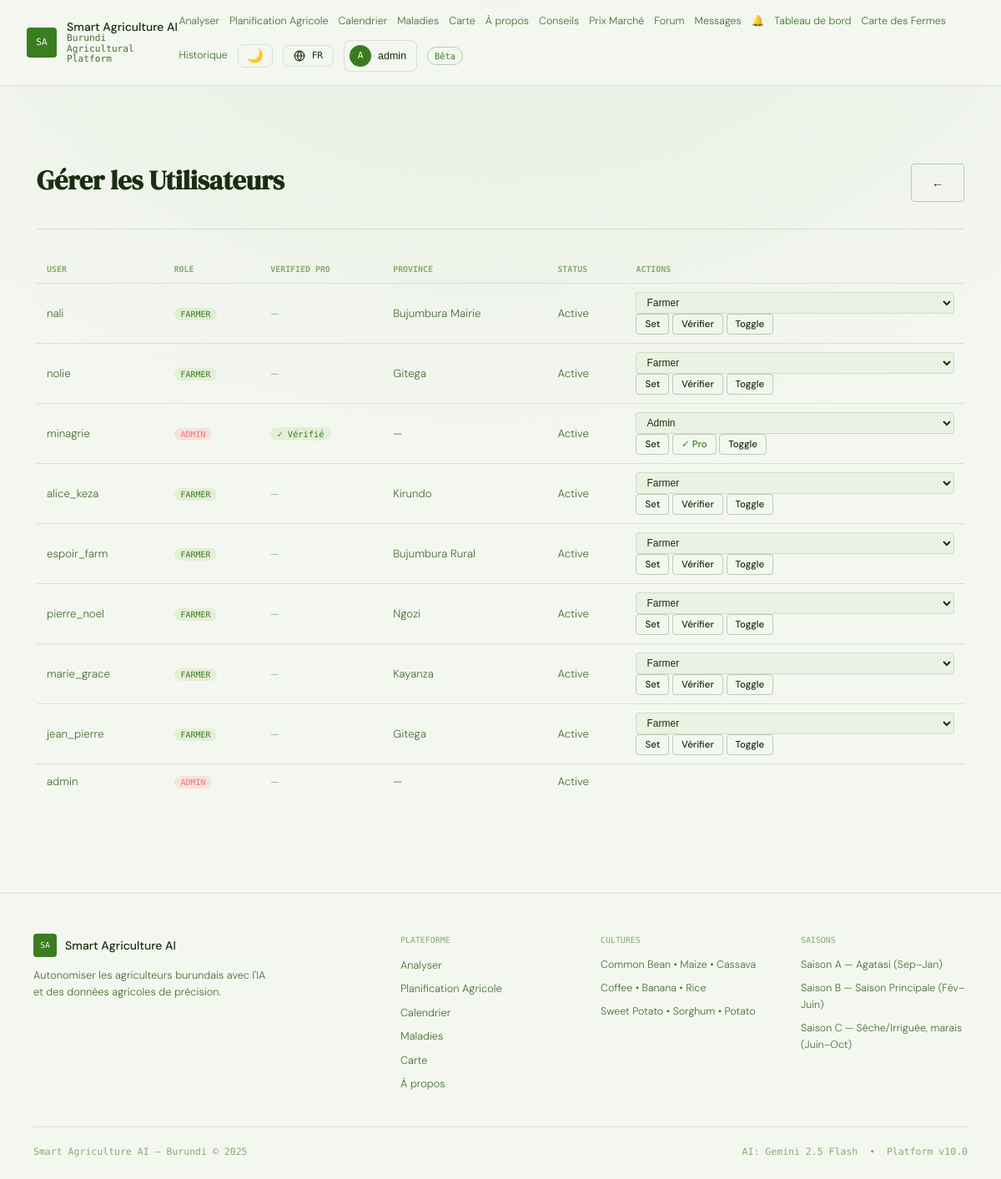
Page /admin/users (signed in) on the committed database.
### models.py (models this page shows, shortened)
class User(UserMixin, db.Model):
    __tablename__ = "users"
    id            = db.Column(db.Integer, primary_key=True)
    username      = db.Column(db.String(64),  unique=True, nullable=False)
    email         = db.Column(db.String(120), unique=True, nullable=False)
    password_hash = db.Column(db.String(256), nullable=False)
    role          = db.Column(db.String(20),  nullable=False, default="farmer")
    language      = db.Column(db.String(5),   nullable=False, default="fr")  # fr | rn | en
    theme         = db.Column(db.String(10),  nullable=False, default="dark") # dark | light
    full_name     = db.Column(db.String(120), nullable=True)
    phone         = db.Column(db.String(30),  nullable=True)
    province      = db.Column(db.String(60),  nullable=True)
    commune       = db.Column(db.String(60),  nullable=True)
    created_at    = db.Column(db.DateTime, default=datetime.utcnow)
    last_login    = db.Column(db.DateTime, nullable=True)
    is_active                = db.Column(db.Boolean, default=True)
    is_verified_professional = db.Column(db.Boolean, default=False)
    analyses      = db.relationship("Analysis", backref="user", lazy=True, cascade="all, delete-orphan")
    farms         = db.relationship("Farm", backref="owner", lazy=True, cascade="all, delete-orphan")
    forum_posts   = db.relationship("ForumPost", backref="author", lazy=True, cascade="all, delete-orphan")
    forum_replies = db.relationship("ForumReply", backref="author", lazy=True, cascade="all, delete-orphan")
    sent_messages = db.relationship("DirectMessage", foreign_keys="DirectMessage.sender_id", backref="sender", lazy=True, cascade="all, delete-orphan")
    recv_messages = db.relationship("DirectMessage", foreign_keys="DirectMessage.receiver_id", backref="receiver", lazy=True)
    @property
    def is_admin(self): return self.role == "admin"

### app.py (the view)
@app.route("/admin/users")
@admin_required
def admin_users():
    return render_template("admin/users.html",users=User.query.order_by(User.created_at.desc()).all())

### app.py (called while the page is built)
@login_manager.user_loader
def load_user(uid): return User.query.get(int(uid))

def get_current_lang():
    if current_user.is_authenticated and current_user.language in SUPPORTED_LANGS:
        return current_user.language
    return session.get("lang", DEFAULT_LANG)

def get_current_theme():
    if current_user.is_authenticated and current_user.theme in ("dark","light"):
        return current_user.theme
    return session.get("theme", "dark")

@app.context_processor
def inject_translation():
    lang  = get_current_lang()
    theme = get_current_theme()
    return {"t": lambda key: t(key, lang), "current_lang": lang,
            "lang_names": LANG_NAMES, "supported_langs": SUPPORTED_LANGS,
            "current_theme": theme}

### auth.py (called while the page is built)
def admin_required(f):
    @wraps(f)
    def decorated(*args, **kwargs):
        if not current_user.is_authenticated or not current_user.is_admin:
            flash("Admin access required.", "error")
            return redirect(url_for("index"))
        return f(*args, **kwargs)
    return decorated

### translations.py (called while the page is built)
def t(key: str, lang: str = DEFAULT_LANG) -> str:
    if lang not in SUPPORTED_LANGS:
        lang = DEFAULT_LANG
    entry = STRINGS.get(key)
    if not entry:
        return key  # untranslated key shown as-is, makes missing strings obvious during dev
    return entry.get(lang) or entry.get(DEFAULT_LANG) or key

### templates/admin/users.html (shortened to what this page needs)
{% extends "base.html" %}
{% block content %}
<section class="admin-hero"><h1 class="cal-title">{{ t('admin.manage_users') }}</h1><a href="{{ url_for('admin_dashboard') }}" class="btn btn--outline">&larr;</a></section>
<table class="admin-table"><thead><tr><th>User</th><th>Role</th><th>Verified Pro</th><th>Province</th><th>Status</th><th>Actions</th></tr></thead>
<tbody>{% for user in users %}<tr>
<td>{{ user.username }}</td><td><span class="role-pill role-pill--{{ user.role }}">{{ user.role }}</span></td>
<td>{% if user.is_verified_professional %}<span class="verified-badge">✓ Vérifié</span>{% else %}<span style="color:var(--color-text-faint);font-size:0.78rem">—</span>{% endif %}</td>
<td>{{ user.province or '—' }}</td>
<td>{% if user.is_active %}Active{% else %}Inactive{% endif %}</td>
<td>{% if user.id!=current_user.id %}
<form method="POST" action="{{ url_for('admin_change_role',uid=user.id) }}" style="display:inline"><select name="role" class="form-input" style="padding:4px 8px;font-size:0.75rem"><option value="farmer" {% if user.role=='farmer' %}selected{% endif %}>Farmer</option><option value="government" {% if user.role=='government' %}selected{% endif %}>Gov</option><option value="admin" {% if user.role=='admin' %}selected{% endif %}>Admin</option></select><button class="btn btn--outline" style="padding:4px 10px;font-size:0.72rem">Set</button></form>
<button onclick="toggleVerified({{ user.id }}, this)" class="btn btn--outline" style="padding:4px 10px;font-size:0.72rem;{% if user.is_verified_professional %}color:var(--color-green){% endif %}">{% if user.is_verified_professional %}✓ Pro{% else %}Vérifier{% endif %}</button>
<form method="POST" action="{{ url_for('admin_toggle_user',uid=user.id) }}" style="display:inline"><button class="btn btn--outline" style="padding:4px 10px;font-size:0.72rem">Toggle</button></form>
{% endif %}</td>
</tr>{% endfor %}</tbody></table>
{% endblock %}

### templates/base.html (shortened to what this page needs)
<!DOCTYPE html>
<html lang="{{ current_lang }}" data-theme="{{ current_theme }}">
<head>
    <link rel="stylesheet" href="{{ url_for('static', filename='css/main.css') }}"/>
</head>
<body>
<header class="site-header">
    <a href="{{ url_for('index') }}" class="logo">
        <span class="logo-mark">SA</span>
        <div class="logo-text">
            <span class="logo-primary">Smart Agriculture AI</span>
            <span class="logo-tag">Burundi Agricultural Platform</span>
        </div>
    </a>
    <nav class="site-nav" id="desktopNav">
        <a href="{{ url_for('index') }}" class="nav-link {% if request.endpoint=='index' %}nav-link--active{% endif %}">{{ t('nav.analyze') }}</a>
        <a href="{{ url_for('farm.farm_list') }}" class="nav-link {% if request.blueprint=='farm' %}nav-link--active{% endif %}">{{ t('nav.farm_planning') }}</a>
        <a href="{{ url_for('calendar') }}" class="nav-link {% if request.endpoint=='calendar' %}nav-link--active{% endif %}">{{ t('nav.calendar') }}</a>
        <a href="{{ url_for('disease_library') }}" class="nav-link {% if request.endpoint=='disease_library' %}nav-link--active{% endif %}">{{ t('nav.diseases') }}</a>
        <a href="{{ url_for('outbreak_map') }}" class="nav-link {% if request.endpoint=='outbreak_map' %}nav-link--active{% endif %}">{{ t('nav.map') }}</a>
        <a href="{{ url_for('about') }}" class="nav-link {% if request.endpoint=='about' %}nav-link--active{% endif %}">{{ t('nav.about') }}</a>
        <a href="{{ url_for('features.planting_advice') }}" class="nav-link {% if request.endpoint=='features.planting_advice' %}nav-link--active{% endif %}">Conseils</a>
        <a href="{{ url_for('features.market') }}" class="nav-link {% if request.endpoint in ['features.market','features.market_post'] %}nav-link--active{% endif %}">Prix Marché</a>
        <a href="{{ url_for('community.forum') }}" class="nav-link {% if request.blueprint=='community' and 'forum' in (request.endpoint or '') %}nav-link--active{% endif %}">Forum</a>
        {% if current_user.is_authenticated %}
        <a href="{{ url_for('community.inbox') }}" class="nav-link {% if request.endpoint in ['community.inbox','community.conversation'] %}nav-link--active{% endif %}" id="inboxLink">
            Messages
        </a>
        <a href="{{ url_for('features.notifications') }}" class="nav-link {% if request.endpoint=='features.notifications' %}nav-link--active{% endif %}" id="notifLink">
            🔔
        </a>
        {% endif %}
        {% if current_user.is_authenticated %}
            {% if current_user.role in ['admin','government'] %}
            <a href="{{ url_for('admin_dashboard') }}" class="nav-link {% if 'admin' in (request.endpoint or '') %}nav-link--active{% endif %}">{{ t('nav.dashboard') }}</a>
            <a href="{{ url_for('gov_farm_map') }}" class="nav-link {% if request.endpoint=='gov_farm_map' %}nav-link--active{% endif %}">{{ t('nav.farm_map') }}</a>
            {% endif %}
            <a href="{{ url_for('farm_history') }}" class="nav-link {% if 'history' in (request.endpoint or '') %}nav-link--active{% endif %}">{{ t('nav.history') }}</a>
        {% endif %}
        <button class="nav-theme-btn" id="themeToggleBtn" onclick="toggleTheme()" title="Toggle light/dark mode" aria-label="Toggle theme">
            <span id="themeIcon">{% if current_theme == 'light' %}🌙{% else %}☀️{% endif %}</span>
        </button>
        <div class="nav-lang-menu">
            <button class="nav-lang-btn" id="langMenuBtn" aria-label="Language">
                <svg width="14" height="14" viewBox="0 0 24 24" fill="none" stroke="currentColor" stroke-width="2"><circle cx="12" cy="12" r="10"/><path d="M2 12h20M12 2a15 15 0 0 1 0 20M12 2a15 15 0 0 0 0 20"/></svg>
                <span>{{ current_lang|upper }}</span>
            </button>
        </div>
        {% if current_user.is_authenticated %}
            <div class="nav-user-menu">
                <button class="nav-user-btn" id="userMenuBtn" aria-label="User menu">
                    <span class="nav-user-avatar">{{ current_user.username[0].upper() }}</span>
                    <span class="nav-user-name">{{ current_user.username }}</span>
                </button>
            </div>
        {% else %}
            <a href="{{ url_for('auth_login') }}" class="btn btn--outline nav-auth-btn">{{ t('nav.login') }}</a>
            <a href="{{ url_for('auth_register') }}" class="btn btn--primary nav-auth-btn">{{ t('nav.register') }}</a>
        {% endif %}
        <span class="nav-badge">{{ t('nav.beta') }}</span>
    </nav>
</header>
<main class="site-main">
    {% block content %}{% endblock %}
</main>
<footer class="site-footer">
    <div class="footer-grid">
        <div class="footer-brand">
            <div class="footer-logo">
                <span class="logo-mark logo-mark--sm">SA</span>
                <span class="footer-brand-name">Smart Agriculture AI</span>
            </div>
            <p class="footer-tagline">{{ t('footer.tagline') }}</p>
        </div>
        <div class="footer-col">
            <p class="footer-col-title">{{ t('footer.platform') }}</p>
            <a href="{{ url_for('index') }}" class="footer-link">{{ t('nav.analyze') }}</a>
            <a href="{{ url_for('farm.farm_list') }}" class="footer-link">{{ t('nav.farm_planning') }}</a>
            <a href="{{ url_for('calendar') }}" class="footer-link">{{ t('nav.calendar') }}</a>
            <a href="{{ url_for('disease_library') }}" class="footer-link">{{ t('nav.diseases') }}</a>
            <a href="{{ url_for('outbreak_map') }}" class="footer-link">{{ t('nav.map') }}</a>
            <a href="{{ url_for('about') }}" class="footer-link">{{ t('nav.about') }}</a>
        </div>
        <div class="footer-col">
            <p class="footer-col-title">{{ t('footer.crops') }}</p>
            <span class="footer-text">Common Bean &bull; Maize &bull; Cassava</span>
            <span class="footer-text">Coffee &bull; Banana &bull; Rice</span>
            <span class="footer-text">Sweet Potato &bull; Sorghum &bull; Potato</span>
        </div>
        <div class="footer-col">
            <p class="footer-col-title">{{ t('footer.seasons') }}</p>
            <span class="footer-text">{{ t('season.a') }}</span>
            <span class="footer-text">{{ t('season.b') }}</span>
            <span class="footer-text">{{ t('season.c') }}</span>
        </div>
    </div>
    <div class="footer-bottom">
        <span>Smart Agriculture AI &mdash; Burundi &copy; 2025</span>
        <span class="footer-bottom-right">AI: Gemini 2.5 Flash &nbsp;&bull;&nbsp; Platform v10.0</span>
    </div>
</footer>
</body>
</html>

### rows in the picture
User: language "FR", username "A", username "admin", role "ADMIN", province "—", is_active "Active"
User: username "nali", role "FARMER", province "Bujumbura Mairie", is_active "Active", role "Farmer", is_verified_professional "Vérifier"
User: username "nolie", role "FARMER", province "Gitega", is_active "Active", role "Farmer", is_verified_professional "Vérifier"
User: username "minagrie", role "ADMIN", is_verified_professional "✓ Vérifié", province "—", is_active "Active", role "Admin"
User: username "alice_keza", role "FARMER", province "Kirundo", is_active "Active", role "Farmer", is_verified_professional "Vérifier"
User: username "espoir_farm", role "FARMER", province "Bujumbura Rural", is_active "Active", role "Farmer", is_verified_professional "Vérifier"
User: username "pierre_noel", role "FARMER", province "Ngozi", is_active "Active", role "Farmer", is_verified_professional "Vérifier"
User: username "marie_grace", role "FARMER", province "Kayanza", is_active "Active", role "Farmer", is_verified_professional "Vérifier"
User: username "jean_pierre", role "FARMER", province "Gitega", is_active "Active", role "Farmer", is_verified_professional "Vérifier"

### other values in the picture
{{ t('nav.analyze') }} "Analyser"
{{ t('nav.farm_planning') }} "Planification Agricole"
{{ t('nav.calendar') }} "Calendrier"
{{ t('nav.diseases') }} "Maladies"
{{ t('nav.map') }} "Carte"
{{ t('nav.about') }} "À propos"
{{ t('nav.dashboard') }} "Tableau de bord"
{{ t('nav.farm_map') }} "Carte des Fermes"
{{ t('nav.history') }} "Historique"
{{ t('nav.beta') }} "Bêta"
{{ t('admin.manage_users') }} "Gérer les Utilisateurs"
{{ t('footer.tagline') }} "Autonomiser les agriculteurs burundais avec l'IA et des données agricoles de précision."
{{ t('footer.platform') }} "PLATEFORME"
{{ t('footer.crops') }} "CULTURES"
{{ t('footer.seasons') }} "SAISONS"
